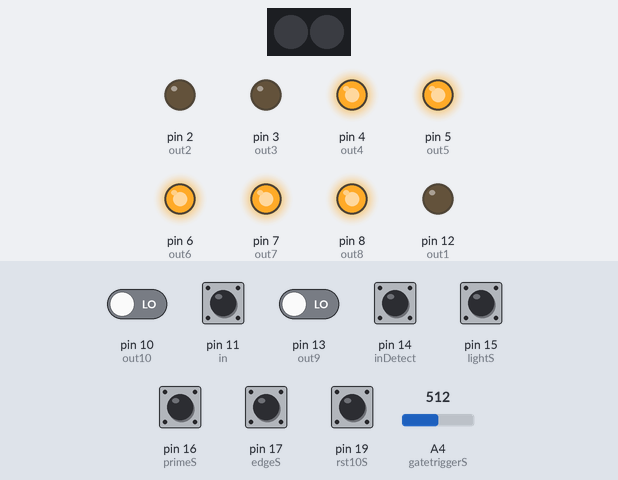
A sketch run on a simulated Arduino Uno, built with avr-gcc and run on an emulated ATmega328P. Shown: 2 RGB LEDs in strip order, left to right, output pins drawn as LEDs (lit = HIGH). The inputs (shaded band) are chosen by the test bench; at power-on: pin 11 (in), pin 14 (inDetect), pin 15 (lightS), pin 16 (primeS), pin 17 (edgeS), pin 19 (rst10S) HIGH, pin 10 (out10), pin 13 (out9) LOW, A4 (gatetriggerS) = 512. What the sketch prints to the serial monitor is not drawn.

Above: at 1.2 s.
1.3 s: pin 15 (lightS) pulled LOW for 0.15 s
2.9 s: pin 14 (inDetect) pulled LOW for 0.15 s
At 2.97 s:
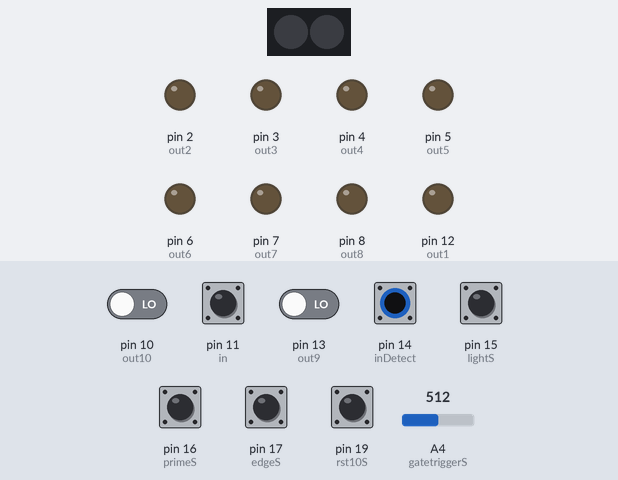
4.5 s: pin 15 (lightS) pulled LOW for 1 s
At 5.0 s:
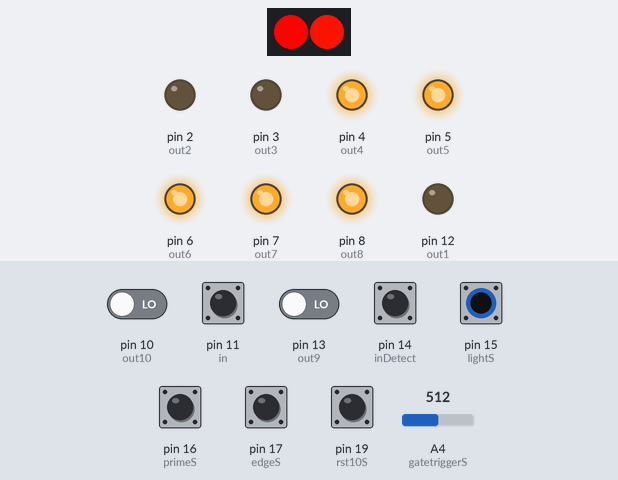
7.0 s: pin 10 (out10) driven HIGH
At 8.1 s:
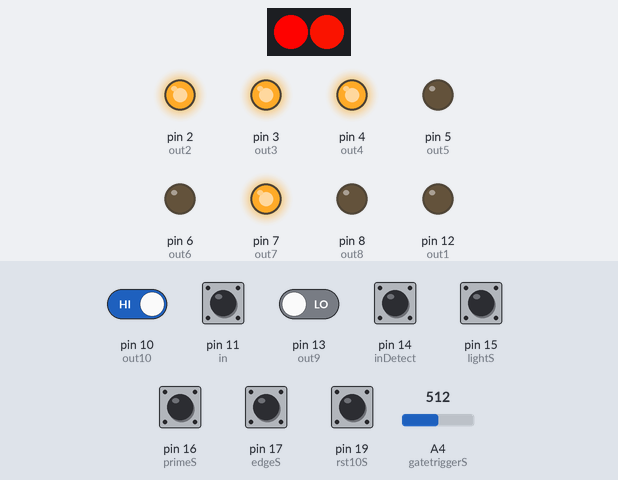
8.5 s: pin 13 (out9) driven HIGH
At 9.3 s:
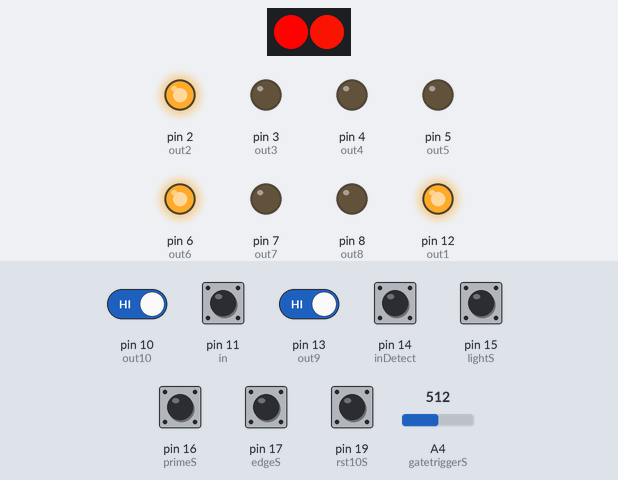
10.0 s: pin 10 (out10) driven LOW
At 10.4 s:
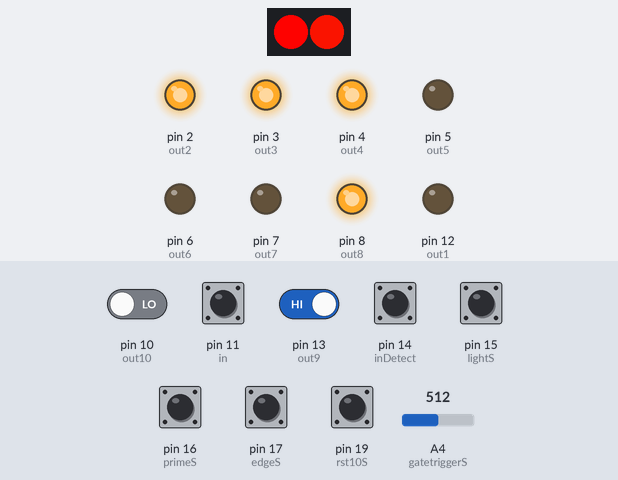
Timing chart, 0 to 12.5 s (numbered marks = the images above; inputs shaded):
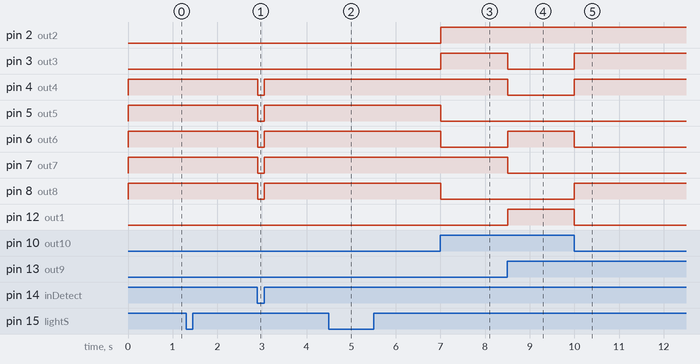

The sketch:

arduino_clock_divider_V1_4.ino
```cpp
#include <FastLED.h>

#define out1 12
#define out2 2
#define out3 3
#define out4 4
#define out5 5
#define out6 6
#define out7 7
#define out8 8
#define out9 13
#define out10 10
#define in 11
#define inDetect 14
#define lightS 15
#define primeS 16
#define edgeS 17
#define gatetriggerS 18
#define rst10S 19
int out1ClockVar = 0;
int out2ClockVar = 0;
int out3ClockVar = 0;
int out4ClockVar = 0;
int out5ClockVar = 0;
int out6ClockVar = 0;
int out7ClockVar = 0;
int out8ClockVar = 0;
int out9ClockVar = 0;
int out10ClockVar = 0;
bool out1Var = 0;
bool out2Var = 0;
bool out3Var = 0;
bool out4Var = 0;
bool out5Var = 0;
bool out6Var = 0;
bool out7Var = 0;
bool out8Var = 0;
bool out9Var = 0;
bool out10Var = 0;
long out1PMic = 0;
long out2PMic = 0;
long out3PMic = 0;
long out4PMic = 0;
long out5PMic = 0;
long out6PMic = 0;
long out7PMic = 0;
long out8PMic = 0;
long out9PMic = 0;
long out10PMic = 0;
int out1Division = 1;
int out2Division = 2;
int out3Division = 3;
int out4Division = 4;
int out5Division = 5;
int out6Division = 6;
int out7Division = 7;
int out8Division = 8;
int out9Division = 9;
int out10Division = 10;
int aniVar = 0;
int aniSelect = 0;
int inDetectVar = 1;
int inState = 0;
bool out9State = 0;
bool out9Prev = 1;
bool out10State = 0;
bool out10Prev = 1;
bool inPrev = 1;
int pwm = 10000;
#define pwmDefault 10000

long prevMill;
bool timvar;
int clockintiming;
int clockinspeed8bin;
int divisionpos;
int brivar;

#define dimming 0
#define brightness 255

#define numled 2
CRGB led[numled];

void setup() {
  pinMode (out1, OUTPUT);
  pinMode (out2, OUTPUT);
  pinMode (out3, OUTPUT);
  pinMode (out4, OUTPUT);
  pinMode (out5, OUTPUT);
  pinMode (out6, OUTPUT);
  pinMode (out7, OUTPUT);
  pinMode (out8, OUTPUT);
  pinMode (in, INPUT_PULLUP);
  pinMode (inDetect, INPUT_PULLUP);
  pinMode (lightS, INPUT_PULLUP);
  pinMode (primeS, INPUT_PULLUP);
  pinMode (edgeS, INPUT_PULLUP);
  pinMode (gatetriggerS, INPUT_PULLUP);
  pinMode (rst10S, INPUT_PULLUP);
  FastLED.addLeds<NEOPIXEL, 9>(led, numled);
  Serial.begin(2000000);
}

void reading() {
  if (digitalRead(inDetect) == 1) {
    out9State = digitalRead(out9);
    out10State = digitalRead(out10);
  }

  if (digitalRead(inDetect) == 0) {
    inState = digitalRead(in);
    if (inState == inPrev) {
      if (digitalRead(edgeS) == 1 || (digitalRead(edgeS) == 0 && inState == 1)) {
        out1ClockVar++;
        out2ClockVar++;
        out3ClockVar++;
        out4ClockVar++;
        out5ClockVar++;
        out6ClockVar++;
        out7ClockVar++;
        out8ClockVar++;
        out9ClockVar++;
        out10ClockVar++;
      }
      inPrev = !inPrev;
      timvar = 1;
      divisionpos++;
    } else timvar = 0;
    if (divisionpos >= 256) divisionpos = 0;
    brivar = brightness - dimming;
  }

}

void timemeasuring() {
  unsigned long curMill = micros();
  if (timvar == 1) {
    clockintiming = curMill - prevMill;
    prevMill = curMill;
  }
  clockinspeed8bin = map(clockintiming, 50000, 1000000, 255, 10);
}

void write2pixels(int pix1hue, int pix2hue) {
  led[0] = CHSV(pix1hue, 255, 255);
  led[1] = CHSV(pix2hue, 255, 255);
  FastLED.setBrightness(brivar);
  FastLED.show();
}

void loop() {
  unsigned long CMic = micros();
  if (digitalRead(lightS) == 0) {
    write2pixels(divisionpos, clockinspeed8bin);
    timemeasuring();
  }
  inDetectVar = digitalRead(inDetect);
  if (inDetectVar == 1) {
    pinMode (out9, INPUT);
    pinMode (out10, INPUT);
    out1Var = out9State & out10State;
    out2Var = out9State | out10State;
    out3Var = out9State ^ out10State;
    out4Var = !out1Var;
    out5Var = !out2Var;
    out6Var = !out3Var;
    out7Var = !out9State;
    out8Var = !out10State;
  }


  if (inDetectVar == 0) {
    pinMode (out9, OUTPUT);
    pinMode (out10, OUTPUT);
    if (analogRead(gatetriggerS) > 1000) {
      if (out1ClockVar >= out1Division) {
        out1Var = !out1Var;
        out1ClockVar = 0;
      }
      if (out2ClockVar >= out2Division) {
        out2Var = !out2Var;
        out2ClockVar = 0;
      }
      if (out3ClockVar >= out3Division) {
        out3Var = !out3Var;
        out3ClockVar = 0;
      }
      if (out4ClockVar >= out4Division) {
        out4Var = !out4Var;
        out4ClockVar = 0;
      }
      if (out5ClockVar >= out5Division) {
        out5Var = !out5Var;
        out5ClockVar = 0;
      }
      if (out6ClockVar >= out6Division) {
        out6Var = !out6Var;
        out6ClockVar = 0;
      }
      if (out7ClockVar >= out7Division) {
        out7Var = !out7Var;
        out7ClockVar = 0;
      }
      if (out8ClockVar >= out8Division) {
        out8Var = !out8Var;
        out8ClockVar = 0;
      }
      if (out9ClockVar >= out9Division) {
        out9Var = !out9Var;
        out9ClockVar = 0;
      }
      if (out10ClockVar >= out10Division) {
        out10Var = !out10Var;
        out10ClockVar = 0;
      }
    }
    if (analogRead(gatetriggerS) < 1000) {
      if (analogRead(gatetriggerS) < 20) pwm = pwmDefault;
      if (analogRead(gatetriggerS) > 20 && analogRead(gatetriggerS) < 1000) {
        timemeasuring();
        if (clockinspeed8bin > 100) pwm = map(gatetriggerS, 25, 995, 10000, 800000);
        if (clockinspeed8bin < 100) pwm = map(gatetriggerS, 25, 995, 100, 10000);

      }
      unsigned long CMic = micros();
      if (out1ClockVar >= out1Division) {
        out1Var = 1;
        out1PMic = CMic;
        out1ClockVar = 0;
      }
      if (out2ClockVar >= out2Division) {
        out2Var = 1;
        out2PMic = CMic;
        out2ClockVar = 0;
      }
      if (out3ClockVar >= out3Division) {
        out3Var = 1;
        out3PMic = CMic;
        out3ClockVar = 0;
      }
      if (out4ClockVar >= out4Division) {
        out4Var = 1;
        out4PMic = CMic;
        out4ClockVar = 0;
      }
      if (out5ClockVar >= out5Division) {
        out5Var = 1;
        out5PMic = CMic;
        out5ClockVar = 0;
      }
      if (out6ClockVar >= out6Division) {
        out6Var = 1;
        out6PMic = CMic;
        out6ClockVar = 0;
      }
      if (out7ClockVar >= out7Division) {
        out7Var = 1;
        out7PMic = CMic;
        out7ClockVar = 0;
      }
      if (out8ClockVar >= out8Division) {
        out8Var = 1;
        out8PMic = CMic;
        out8ClockVar = 0;
      }
      if (out9ClockVar >= out9Division) {
        out9Var = 1;
        out9PMic = CMic;
        out9ClockVar = 0;
      }
      if (out10ClockVar >= out10Division) {
        out10Var = 1;
        out10PMic = CMic;
        out10ClockVar = 0;
      }
      if (out1Var == 1 && CMic - out1PMic >= pwm) out1Var = 0;
      if (out2Var == 1 && CMic - out2PMic >= pwm) out2Var = 0;
      if (out3Var == 1 && CMic - out3PMic >= pwm) out3Var = 0;
      if (out4Var == 1 && CMic - out4PMic >= pwm) out4Var = 0;
      if (out5Var == 1 && CMic - out5PMic >= pwm) out5Var = 0;
      if (out6Var == 1 && CMic - out6PMic >= pwm) out6Var = 0;
      if (out7Var == 1 && CMic - out7PMic >= pwm) out7Var = 0;
      if (out8Var == 1 && CMic - out8PMic >= pwm) out8Var = 0;
      if (out9Var == 1 && CMic - out9PMic >= pwm) out9Var = 0;
      if (out10Var == 1 && CMic - out10PMic >= pwm) out10Var = 0;
    }
    if (digitalRead(primeS) == 1) {
      out1Division = 1;
      out2Division = 2;
      out3Division = 3;
      out4Division = 4;
      out5Division = 5;
      out6Division = 6;
      out7Division = 7;
      out8Division = 8;
      out9Division = 9;
      out10Division = 10;
    }
    if (digitalRead(primeS) == 0) {
      out1Division = 1;
      out2Division = 2;
      out3Division = 3;
      out4Division = 5;
      out5Division = 7;
      out6Division = 11;
      out7Division = 13;
      out8Division = 17;
      out9Division = 19;
      out10Division = 23;
    }
    if (digitalRead(rst10S) == 1) {
      pinMode (out10, OUTPUT);
      digitalWrite(out10, out10Var);
    }
    if (digitalRead(rst10S) == 0) {
      pinMode (out10, INPUT);
      if (digitalRead(out10) == 1) {
        out1ClockVar = 0;
        out2ClockVar = 0;
        out3ClockVar = 0;
        out4ClockVar = 0;
        out5ClockVar = 0;
        out6ClockVar = 0;
        out7ClockVar = 0;
        out8ClockVar = 0;
        out9ClockVar = 0;
        out10ClockVar = 0;
        out1Var = 0;
        out2Var = 0;
        out3Var = 0;
        out4Var = 0;
        out5Var = 0;
        out6Var = 0;
        out7Var = 0;
        out8Var = 0;
        out9Var = 0;
        out10Var = 0;
      }
    }
  }
  reading();
  Serial.print(digitalRead(lightS));
  Serial.print(" , ");
  Serial.print(digitalRead(primeS));
  Serial.print(" , ");
  Serial.print(analogRead(gatetriggerS));
  Serial.print(" , ");
  Serial.print(digitalRead(edgeS));
  Serial.print(" , ");
  Serial.println(clockintiming);
  digitalWrite(out1, out1Var);
  digitalWrite(out2, out2Var);
  digitalWrite(out3, out3Var);
  digitalWrite(out4, out4Var);
  digitalWrite(out5, out5Var);
  digitalWrite(out6, out6Var);
  digitalWrite(out7, out7Var);
  digitalWrite(out8, out8Var);
  digitalWrite(out9, out9Var);
}
```

Measured:
- after the input at 2.9 s, pin 4 (out4), pin 5 (out5), pin 6 (out6), pin 7 (out7), pin 8 (out8): HIGH → LOW at once, → HIGH 0.15 s later
- after the input at 7.0 s, pin 2 (out2), pin 3 (out3): LOW → HIGH at once; pin 5 (out5), pin 6 (out6), pin 8 (out8): HIGH → LOW at once
- after the input at 8.5 s, pin 3 (out3), pin 4 (out4), pin 7 (out7): HIGH → LOW at once; pin 6 (out6), pin 12 (out1): LOW → HIGH at once
- after the input at 10.0 s, pin 3 (out3), pin 4 (out4), pin 8 (out8): LOW → HIGH at once; pin 6 (out6), pin 12 (out1): HIGH → LOW at once
